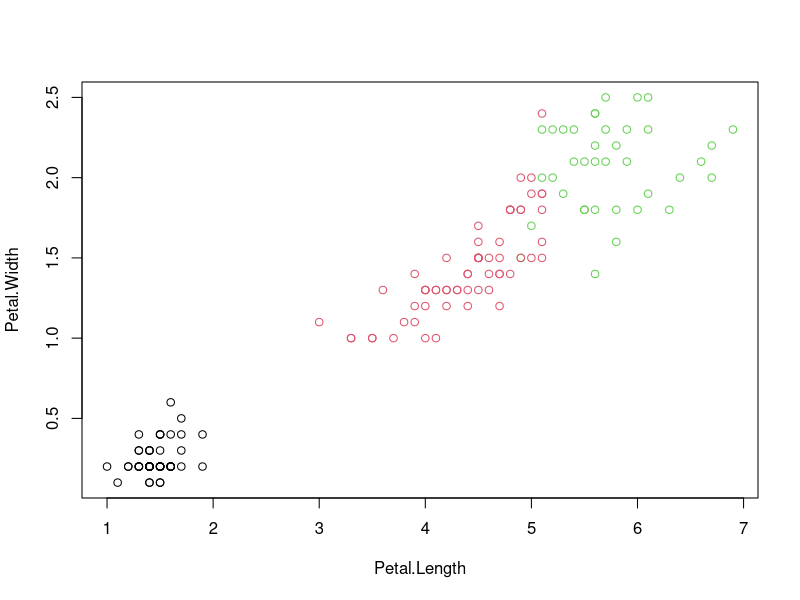
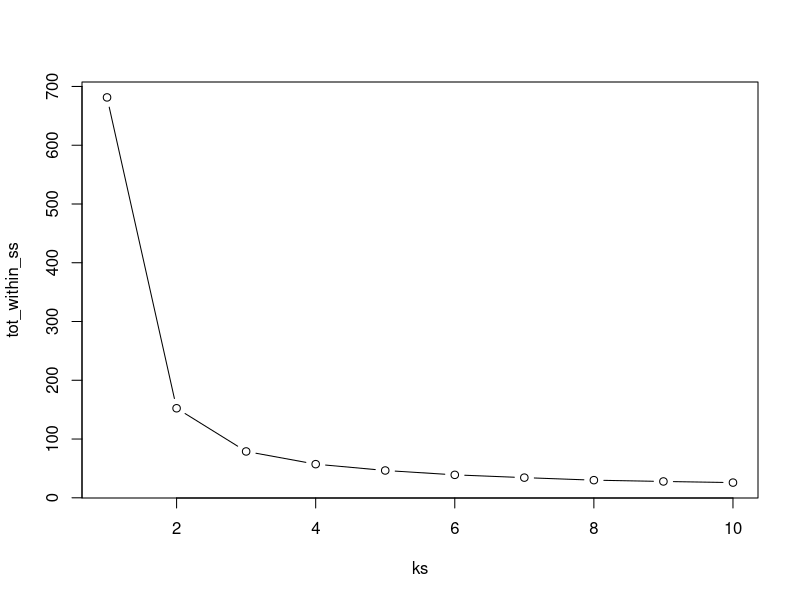

These charts were generated, in order, by the following R code:
library(dplyr)
library(ggplot2)

df_run <- iris %>% 
  select(Petal.Length, Petal.Width, Sepal.Length, Sepal.Width)
df_run <- as.matrix(df_run)

# k-means clustering initializes random group membership and iteratively
# assigns members to groups based on feature means until only little/no 
# reassignment can happen
mod <- kmeans(df_run, centers = 3, nstart = 20)
summary(mod)

plot(df_run, 
     col = mod$cluster)

# the core evaluation criterion for k-means clustering is the "within cluster
# sum of squares" which we are trying to minimize. This way we can compare 
# multiple solutions (e.g. for "k")

# run the algorithm with 1, 2, ..., 10 clusters
ks <- 1:10
tot_within_ss <- sapply(ks, function(k) {
  cl <- kmeans(df_run, k, nstart = 20) # actual algorithm
  cl$tot.withinss # extract within cluster sum of squares
})
# plot results
plot(ks, tot_within_ss, type = "b")

# -> "elbow" criterion: the best solution is at the "elbow" of the distribution
# which interestingly is 2 here, 3 is however still a reasonable value and 
# odd numbers can sometimes be desirable to avoid extreme edge cases

# inspect the solution
iris$cluster <- mod$cluster
tab <- table(iris$Species, iris$cluster)
tab

# recode if necessary, 2 seems to be virginica and 3 seems to be versicolor
iris$c_spec <- iris$cluster %>% 
  recode('1'='versicolor', '2'='virginica', '3'='setosa')
tab <- table(iris$Species, iris$c_spec)
tab

# and out of interest, how accurate was the unsupervised model?
correct = 50 + 48 + 36
all = 150

accuracy <- correct/all
accuracy
# quite good for an out of the box unsupervised model :)

# -> back to the presentation, ramping up the complexity!